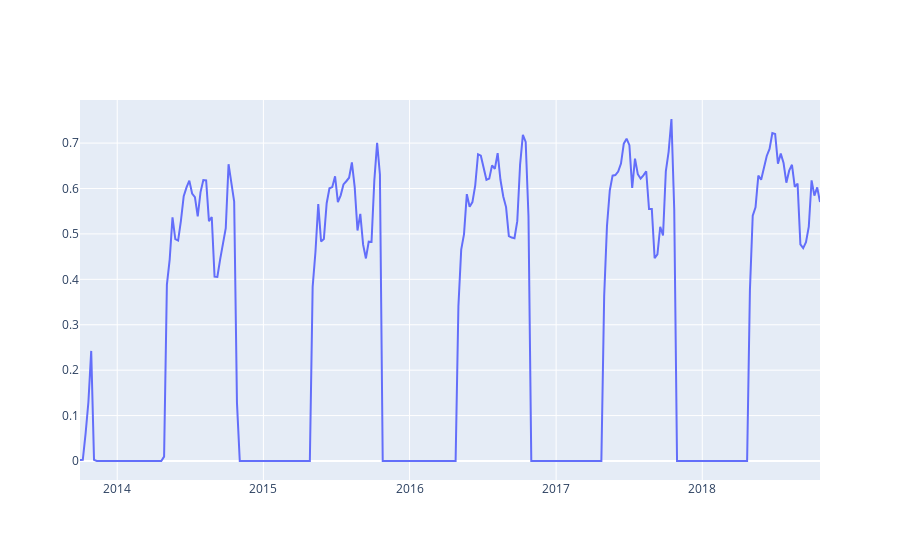

The code cell stored with this chart in its notebook:
### Code cell
fig = go.Figure()
fig.add_trace(go.Scatter(x=big_meadow.index, y=big_meadow['PercentBooked'],
                mode='lines',
                name='lines'))

### Figure 1 — Plotly figure (JSON) as saved in the notebook; plotly's stock layout.template omitted (floating-point values rounded to 4 significant figures; data arrays with more than 128 entries replaced by an {"elided": "..."} marker saying what was removed)
{"data": [{"mode": "lines", "name": "lines", "type": "scatter", "x": {"elided": "265 str values"}, "y": {"elided": "265 float values"}}], "layout": {}}
